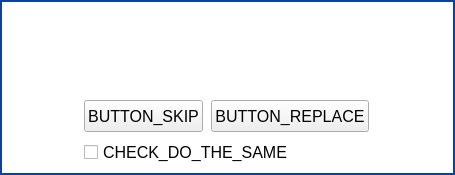
<?xml version="1.0" encoding="UTF-8"?>
<ui version="4.0">
 <class>ReplaceDialog</class>
 <widget class="QDialog" name="ReplaceDialog">
  <property name="geometry">
   <rect>
    <x>0</x>
    <y>0</y>
    <width>455</width>
    <height>175</height>
   </rect>
  </property>
  <property name="windowTitle">
   <string>Dialog</string>
  </property>
  <property name="styleSheet">
   <string notr="true">QLabel
{
color: rgb(12, 65, 157);
}</string>
  </property>
  <property name="modal">
   <bool>true</bool>
  </property>
  <layout class="QVBoxLayout" name="verticalLayout">
   <property name="leftMargin">
    <number>0</number>
   </property>
   <property name="topMargin">
    <number>0</number>
   </property>
   <property name="rightMargin">
    <number>0</number>
   </property>
   <property name="bottomMargin">
    <number>0</number>
   </property>
   <item>
    <widget class="QWidget" name="widget" native="true">
     <property name="sizePolicy">
      <sizepolicy hsizetype="Preferred" vsizetype="Expanding">
       <horstretch>0</horstretch>
       <verstretch>0</verstretch>
      </sizepolicy>
     </property>
     <property name="styleSheet">
      <string notr="true">QWidget#widget
{
border: 2px solid rgb(12, 65, 157);
background-color: rgb(255, 255, 255);
}
</string>
     </property>
     <layout class="QVBoxLayout" name="verticalLayout_3">
      <property name="spacing">
       <number>0</number>
      </property>
      <property name="sizeConstraint">
       <enum>QLayout::SetMinimumSize</enum>
      </property>
      <property name="leftMargin">
       <number>10</number>
      </property>
      <property name="topMargin">
       <number>2</number>
      </property>
      <property name="rightMargin">
       <number>2</number>
      </property>
      <property name="bottomMargin">
       <number>10</number>
      </property>
      <item>
       <layout class="QHBoxLayout" name="horizontalLayout" stretch="0,0">
        <property name="spacing">
         <number>0</number>
        </property>
        <property name="sizeConstraint">
         <enum>QLayout::SetMinimumSize</enum>
        </property>
        <property name="topMargin">
         <number>5</number>
        </property>
        <property name="rightMargin">
         <number>5</number>
        </property>
        <property name="bottomMargin">
         <number>0</number>
        </property>
        <item>
         <spacer name="horizontalSpacer">
          <property name="orientation">
           <enum>Qt::Horizontal</enum>
          </property>
          <property name="sizeHint" stdset="0">
           <size>
            <width>40</width>
            <height>20</height>
           </size>
          </property>
         </spacer>
        </item>
        <item>
         <widget class="PointingHandButton" name="button_close">
          <property name="minimumSize">
           <size>
            <width>20</width>
            <height>20</height>
           </size>
          </property>
          <property name="maximumSize">
           <size>
            <width>20</width>
            <height>20</height>
           </size>
          </property>
          <property name="styleSheet">
           <string notr="true">#button_close
{
background-color: rgb(255, 255, 255);
border: 0;
}</string>
          </property>
          <property name="text">
           <string/>
          </property>
          <property name="icon">
           <iconset resource="../rc/resources.qrc">
            <normaloff>:/icons/images/icons/menu_cancel.png</normaloff>:/icons/images/icons/menu_cancel.png</iconset>
          </property>
          <property name="iconSize">
           <size>
            <width>20</width>
            <height>20</height>
           </size>
          </property>
          <property name="flat">
           <bool>true</bool>
          </property>
         </widget>
        </item>
       </layout>
      </item>
      <item>
       <layout class="QHBoxLayout" name="horizontalLayout_2">
        <property name="sizeConstraint">
         <enum>QLayout::SetMaximumSize</enum>
        </property>
        <item>
         <widget class="QLabel" name="label_icon">
          <property name="minimumSize">
           <size>
            <width>64</width>
            <height>64</height>
           </size>
          </property>
          <property name="maximumSize">
           <size>
            <width>64</width>
            <height>64</height>
           </size>
          </property>
          <property name="text">
           <string/>
          </property>
          <property name="pixmap">
           <pixmap resource="../rc/resources.qrc">:/icons/images/icons/question.png</pixmap>
          </property>
          <property name="scaledContents">
           <bool>true</bool>
          </property>
         </widget>
        </item>
        <item>
         <layout class="QVBoxLayout" name="verticalLayout_2">
          <property name="spacing">
           <number>8</number>
          </property>
          <property name="sizeConstraint">
           <enum>QLayout::SetMinimumSize</enum>
          </property>
          <property name="leftMargin">
           <number>10</number>
          </property>
          <property name="topMargin">
           <number>0</number>
          </property>
          <property name="rightMargin">
           <number>0</number>
          </property>
          <item>
           <widget class="QLabel" name="label_message">
            <property name="sizePolicy">
             <sizepolicy hsizetype="Preferred" vsizetype="MinimumExpanding">
              <horstretch>0</horstretch>
              <verstretch>0</verstretch>
             </sizepolicy>
            </property>
            <property name="font">
             <font>
              <pointsize>12</pointsize>
             </font>
            </property>
            <property name="styleSheet">
             <string notr="true">color: rgb(12, 65, 157);</string>
            </property>
            <property name="text">
             <string/>
            </property>
            <property name="wordWrap">
             <bool>true</bool>
            </property>
           </widget>
          </item>
          <item>
           <layout class="QHBoxLayout" name="horizontalLayout_3">
            <item>
             <widget class="ParsecButton" name="button_skip">
              <property name="minimumSize">
               <size>
                <width>0</width>
                <height>32</height>
               </size>
              </property>
              <property name="font">
               <font>
                <pointsize>12</pointsize>
               </font>
              </property>
              <property name="styleSheet">
               <string notr="true"/>
              </property>
              <property name="text">
               <string>BUTTON_SKIP</string>
              </property>
             </widget>
            </item>
            <item>
             <widget class="ParsecButton" name="button_replace">
              <property name="minimumSize">
               <size>
                <width>0</width>
                <height>32</height>
               </size>
              </property>
              <property name="font">
               <font>
                <pointsize>12</pointsize>
               </font>
              </property>
              <property name="styleSheet">
               <string notr="true"/>
              </property>
              <property name="text">
               <string>BUTTON_REPLACE</string>
              </property>
             </widget>
            </item>
            <item>
             <spacer name="horizontalSpacer_2">
              <property name="orientation">
               <enum>Qt::Horizontal</enum>
              </property>
              <property name="sizeHint" stdset="0">
               <size>
                <width>40</width>
                <height>20</height>
               </size>
              </property>
             </spacer>
            </item>
           </layout>
          </item>
          <item>
           <widget class="QCheckBox" name="check_box_all">
            <property name="font">
             <font>
              <pointsize>12</pointsize>
             </font>
            </property>
            <property name="styleSheet">
             <string notr="true"/>
            </property>
            <property name="text">
             <string>CHECK_DO_THE_SAME</string>
            </property>
           </widget>
          </item>
         </layout>
        </item>
       </layout>
      </item>
     </layout>
    </widget>
   </item>
  </layout>
 </widget>
 <customwidgets>
  <customwidget>
   <class>ParsecButton</class>
   <extends>QPushButton</extends>
   <header>parsec.core.gui.custom_widgets</header>
  </customwidget>
  <customwidget>
   <class>PointingHandButton</class>
   <extends>QPushButton</extends>
   <header>parsec.core.gui.custom_widgets</header>
  </customwidget>
 </customwidgets>
 <resources>
  <include location="../rc/resources.qrc"/>
 </resources>
 <connections>
  <connection>
   <sender>button_close</sender>
   <signal>clicked()</signal>
   <receiver>ReplaceDialog</receiver>
   <slot>reject()</slot>
   <hints>
    <hint type="sourcelabel">
     <x>439</x>
     <y>14</y>
    </hint>
    <hint type="destinationlabel">
     <x>227</x>
     <y>76</y>
    </hint>
   </hints>
  </connection>
 </connections>
</ui>
